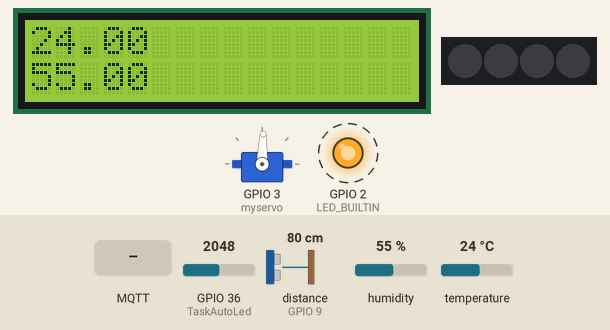
This sketch was run on a simulated ESP32. On the bench: 16×2 character LCD, 4 RGB LEDs in strip order, left to right, servo, output pins drawn as LEDs (lit = HIGH). Wiring (inferred from the names in the program): servo: signal GPIO 3. Dashed ring = blinking. The inputs (shaded band) are chosen by the test bench; at power-on: GPIO 36 (TaskAutoLed) = 2048, distance to the obstacle (sensor on GPIO 9) 80 cm, temperature 24 °C, humidity 55 %. WiFi joins after 1.5 s; servers stay silent unless stated; no MQTT or app messages arrive unless stated; servo pulses on a pin are drawn as a servo (544–2400 µs = 0–180°); pins used as bus, display or sensor lines are not drawn; what the sketch prints to the serial monitor is not drawn.

Above: at 5.6 s.
5.7 s: GPIO 36 (TaskAutoLed) set to 1057
9.8 s: GPIO 36 (TaskAutoLed) set to 970
At 11.19 s:
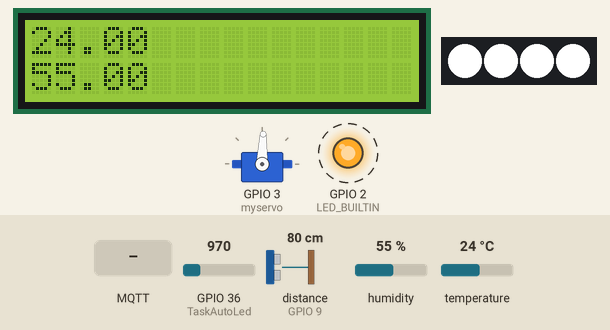
12.1 s: distance to the obstacle (sensor on GPIO 9) set to 11 cm
15.3 s: distance to the obstacle (sensor on GPIO 9) set to 8 cm
16.8 s: MQTT message "On" arrives on the first subscribed topic
At 17.61 s:
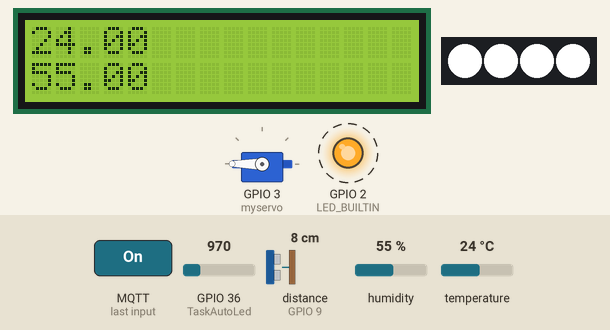
19.4 s: temperature set to 9 °C
At 20.65 s:
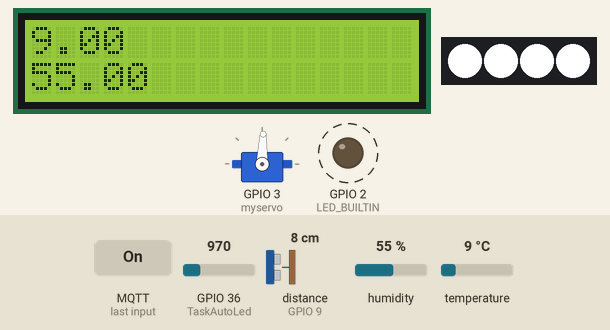
Timing chart, 0 to 22.9 s (numbered marks = the images above; inputs shaded):
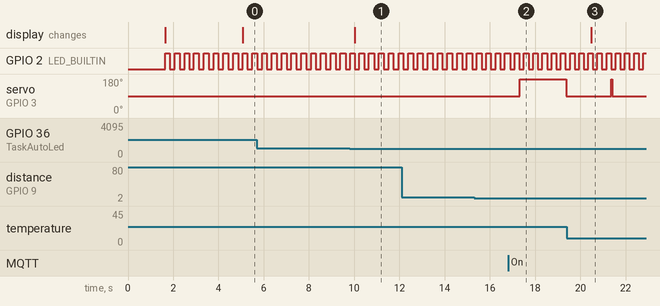

The sketch:

1_MQTT_1.ino
```cpp
/*
 * This ESP32 code is created by esp32io.com
 *
 * This ESP32 code is released in the public domain
 *
 * For more detail (instruction and wiring diagram), visit https://esp32io.com/tutorials/esp32-mqtt
 */

#include <WiFi.h>
#include <MQTTClient.h>
#include <ArduinoJson.h>
#include "DHT20.h"
#include "LiquidCrystal_I2C.h";
#include <Adafruit_NeoPixel.h>
#include "HCSR04.h";
#include "SoftServo.h";

#define CLIENT_ID "npd"  // CHANGE IT AS YOU DESIRE

DHT20 dht;
LiquidCrystal_I2C lcd(0x21,16,2);
Adafruit_NeoPixel rgb(4, D3, NEO_GRB + NEO_KHZ800);

const char WIFI_SSID[] = "ACLAB";              // CHANGE TO YOUR WIFI SSID
const char WIFI_PASSWORD[] = "ACLAB2023";           // CHANGE TO YOUR WIFI PASSWORD
const char MQTT_BROKER_ADRRESS[] = "broker.hivemq.com";  // CHANGE TO MQTT BROKER'S IP ADDRESS
const int MQTT_PORT = 1883;
const char MQTT_USERNAME[] = "";  // CHANGE IT IF REQUIRED
const char MQTT_PASSWORD[] = "";  // CHANGE IT IF REQUIRED

// The MQTT topics that this device should publish/subscribe
#define PUBLISH_TOPIC "esp32-001/send"
#define SUBSCRIBE_TOPIC "esp32-001/receive"

#define PUBLISH_INTERVAL 5000  // 4 seconds

WiFiClient network;
MQTTClient mqtt = MQTTClient(256);

UltraSonicDistanceSensor ultrasonic(D9, D10); //cảm biến nối với D3-D4
SoftServo myservo;

unsigned long lastPublishTime = 0;
StaticJsonDocument<200> message;
char messageBuffer[512];

bool autoLed = true;

void TaskBlink(void* params);
void TaskAutoLed(void* params);
void TaskSmartDoor(void* params);
void TaskSendToBroker(void* params);

void setup() {
  Serial.begin(9600);
  WiFi.mode(WIFI_STA);
  WiFi.begin(WIFI_SSID, WIFI_PASSWORD);

  Serial.println("ESP32 - Connecting to Wi-Fi");

  while (WiFi.status() != WL_CONNECTED) {
    delay(500);
    Serial.print(".");
  }
  Serial.println();

  connectToMQTT();

  lcd.init();
  lcd.backlight();

  rgb.begin();

  myservo.attach(D2);
  myservo.asyncMode();
  myservo.delayMode();
  myservo.tick();
  myservo.write(90);

  xTaskCreate( TaskBlink, "Task Blink" ,2048  ,NULL  ,2 , NULL);
  xTaskCreate( TaskAutoLed, "Task Auto Led" ,2048  ,NULL  ,2 , NULL);
  xTaskCreate( TaskSmartDoor, "Task Smart Door" ,2048  ,NULL  ,2 , NULL);
  xTaskCreate( TaskSendToBroker, "Task Send To Broker" ,4096  ,NULL  ,2 , NULL);
}

void loop() {
}

void connectToMQTT() {
  // Connect to the MQTT broker
  mqtt.begin(MQTT_BROKER_ADRRESS, MQTT_PORT, network);

  // Create a handler for incoming messages
  mqtt.onMessage(messageHandler);

  Serial.print("ESP32 - Connecting to MQTT broker");

  while (!mqtt.connect(CLIENT_ID, MQTT_USERNAME, MQTT_PASSWORD)) {
    Serial.print(".");
    delay(100);
  }
  Serial.println();

  if (!mqtt.connected()) {
    Serial.println("ESP32 - MQTT broker Timeout!");
    return;
  }

  // Subscribe to a topic, the incoming messages are processed by messageHandler() function
  if (mqtt.subscribe(SUBSCRIBE_TOPIC))
    Serial.print("ESP32 - Subscribed to the topic: ");
  else
    Serial.print("ESP32 - Failed to subscribe to the topic: ");

  Serial.println(SUBSCRIBE_TOPIC);
  Serial.println("ESP32  - MQTT broker Connected!");
}

void messageHandler(String &topic, String &payload) {
  Serial.println("ESP32 - received from MQTT:");
  Serial.println("- topic: " + topic);
  Serial.println("- payload:");
  Serial.println(payload);
  if (payload == "On" || payload == "on") {
    autoLed = true;
  }
  if (payload == "Off" || payload == "off") {
    autoLed = false;
  }
}
void TaskBlink(void *pvParameters) {  // This is a task.
  pinMode(LED_BUILTIN, OUTPUT);


  while(1) {
    digitalWrite(LED_BUILTIN, HIGH);  // turn the LED ON
    delay(200);
    digitalWrite(LED_BUILTIN, LOW);  // turn the LED OFF
    delay(200);
  }
}

void TaskAutoLed(void* params) {
  pinMode(A0, INPUT);

  while(1) {
    Serial.println("Task Auto Led");

    if (autoLed == false) {
      delay(1000);
      continue;
    }

    int sensorValue = analogRead(A0);
    if (sensorValue > 1000) {
      rgb.setPixelColor(0, rgb.Color(0,0,0));
      rgb.setPixelColor(1, rgb.Color(0,0,0));
      rgb.setPixelColor(2, rgb.Color(0,0,0));
      rgb.setPixelColor(3, rgb.Color(0,0,0));
      rgb.show();
    }
    if (sensorValue < 999) {
      rgb.setPixelColor(0, rgb.Color(255,255,255));
      rgb.setPixelColor(1, rgb.Color(255,255,255));
      rgb.setPixelColor(2, rgb.Color(255,255,255));
      rgb.setPixelColor(3, rgb.Color(255,255,255));
      rgb.show();
    }

    delay(1000);
  }
}

void TaskSmartDoor(void* params) {
  while(1) {
    Serial.println("Task Smart Door");
    if (ultrasonic.measureDistanceCm() < 10) {
      myservo.tick();
      myservo.write(180);
      delay(2000);
      myservo.tick();
      myservo.write(90);
    } else {
      myservo.tick();
      myservo.write(90);
    }
  }
}

void TaskSendToBroker(void* params) {
  while(1) {
    Serial.println("Task Send To Broker");
    mqtt.loop();
    if (millis() - lastPublishTime > PUBLISH_INTERVAL) {
      sendToMQTT();
    lastPublishTime = millis();
    }
    delay(10);
  }
}

void sendToMQTT() {
  dht.read();
  lcd.clear();
  lcd.setCursor(0,0);
  lcd.print(dht.getTemperature());
  lcd.setCursor(0,1);
  lcd.print(dht.getHumidity());
  message["temp"] = dht.getTemperature();  // Or you can read data from other sensors
  message["humi"] = dht.getHumidity();
  serializeJson(message, messageBuffer);

  mqtt.publish(PUBLISH_TOPIC, messageBuffer);

  Serial.println("ESP32 - sent to MQTT:");
  Serial.print("- topic: ");
  Serial.println(PUBLISH_TOPIC);
  Serial.print("- payload:");
  Serial.println(messageBuffer);
}
```

Measured:
- the behaviour switches between 999 and 998 on GPIO 36 (TaskAutoLed) (found by bisection; images 0 and 1)
- after the input at 19.4 s, the display: changes after 1.1 s (image 3)
- by itself, GPIO 2 (LED_BUILTIN): alternates HIGH for 0.21 s and LOW for 0.21 s
